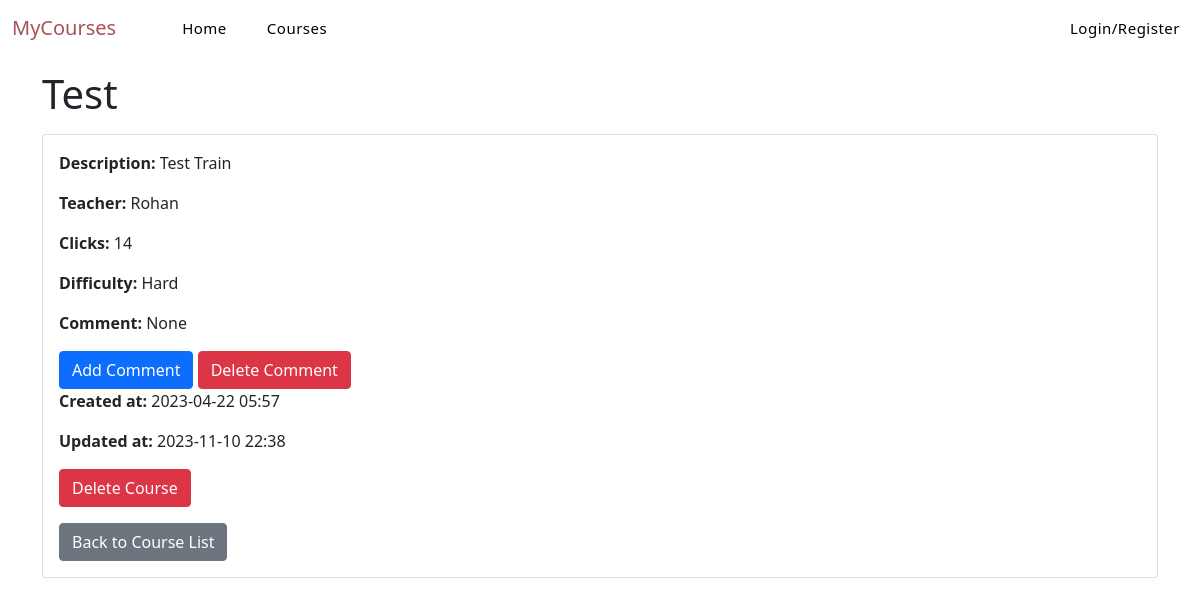
Page /course/detail/2/ on the committed database.
### course/models.py (models this page shows, shortened)
class Course(models.Model):
    title = models.CharField(max_length=200, verbose_name='title')
    description = models.TextField(verbose_name='description')
    teacher = models.CharField(max_length=50, null=True, blank=True, verbose_name='teacher')
    click = models.IntegerField(default=0, verbose_name='click')
    DIFFICULTY_CHOICES = [
        ('easy', 'Easy'),
        ('medium', 'Medium'),
        ('hard', 'Hard'),
    ]
    difficulty = models.CharField(max_length=10, choices=DIFFICULTY_CHOICES, default='medium',
                                  verbose_name='difficulty')
    comment = models.TextField(verbose_name='comment', default='No comment provided')
    created_at = models.DateTimeField(auto_now_add=True, verbose_name='create_time')
    updated_at = models.DateTimeField(auto_now=True, verbose_name='update_time')

### course/views.py (the view)
# urls.py: path('detail/<int:course_id>/', views.course_detail, name='course_detail'),
@csrf_exempt
def course_detail(request, course_id):
    if request.method == 'GET':
        course = get_object_or_404(Course, pk=course_id)
        course.click += 1
        course.save()
        return render(request, 'course_detail.html', {
            'course': course,
        })
    else:
        data = {'status': 'error', 'message': 'Invalid request method'}
        return JsonResponse(data)

### course/templates/course_detail.html (shortened to what this page needs)
{% extends 'base.html' %}
{% load static %}
{% block header_extend %}
    <link rel="stylesheet" href="{% static 'detail.css' %}">
{% endblock %}
{% block content %}
  <div class="container mt-3" style="margin-top: 70px!important;">
    <h1 class="card-title">{{ course.title }}</h1>
    <div class="card mt-3">
        <div class="card-body">
            <p class="card-text"><strong>Description:</strong> {{ course.description }}</p>
            <p class="card-text"><strong>Teacher:</strong> {{ course.teacher }}</p>
            <p class="card-text"><strong>Clicks:</strong> {{ course.click }}</p>
            <p class="card-text"><strong>Difficulty:</strong> {{ course.get_difficulty_display }}</p>
            {% if course.comment %}
                <p class="card-text"><strong>Comment:</strong> {{ course.comment }}</p>
            {% endif %}
            <a href="{% url 'course:add_comment' course_id=course.id %}" class="btn btn-primary">Add Comment</a>
             <a href="{% url 'course:delete_comment' course_id=course.id %}" class="btn btn-danger">Delete Comment</a>
            <p class="card-text"><strong>Created at:</strong> {{ course.created_at|date:"Y-m-d H:i" }}</p>
            <p class="card-text"><strong>Updated at:</strong> {{ course.updated_at|date:"Y-m-d H:i" }}</p>
            <a href="{% url 'course:delete_course' course_id=course.id %}" class="btn btn-danger">Delete Course</a><br>
            <a href="{% url 'course:course_list' %}" class="btn btn-secondary mt-3">Back to Course List</a>
        </div>
    </div>
  </div>
{% endblock %}

### static/bootsnav.css (style rules this page uses)
body { -webkit-transition: all 0.3s ease-in-out; -moz-transition: all 0.3s ease-in-out; -o-transition: all 0.3s ease-in-out; -ms-transition: all 0.3s ease-in-out; transition: all 0.3s ease-in-out; }

### rows in the picture
Course: title "Test", description "Test Train", teacher "Rohan", click "14", difficulty "Hard", comment "None", created_at "2023-04-22 05:57", updated_at "2023-11-10 22:38"
